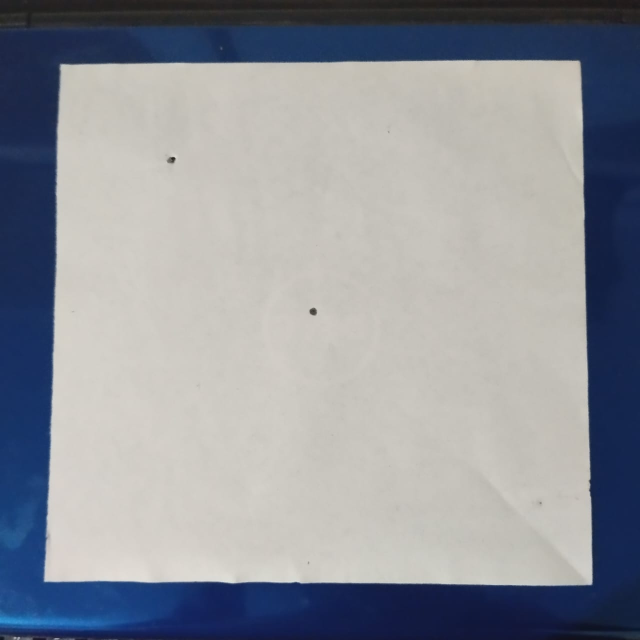
#> input picture images/p_sheet2.jpeg, 1280 x 1280 px, found by its file name (shown at 1/2 size)
$ jupyter execute assd_opencv.ipynb
#> lines starting #> are read from the running program, lines starting #| are printed output that depends on the picture; after the words box and inside, x2 and y2 are one past the last pixel; in counts of white or black regions, pixels touching at a corner belong together; long printed decimals are rounded
#> further down, image is the input picture: shape (1280, 1280, 3); mean B, G, R 154.8, 148.1, 144.9
[cell 1]
import cv2
import numpy as np
import matplotlib.pyplot as plt
import math

[cell 2]
def image_resize(image, width = None, height = None, inter = cv2.INTER_AREA):
#> called with width = 512, height = 512, inter = 3
    dim = None
    (h, w) = image.shape[:2]
#> h = 1280; w = 1280

    if width is None and height is None:
        return image

    if width is None:
        r = height / float(h)
        dim = (int(w * r), height)
    else:
        r = width / float(w)
#> r = 0.4
        dim = (width, int(h * r))
#> dim = (512, 512)

    resized = cv2.resize(image, dim, interpolation = inter)
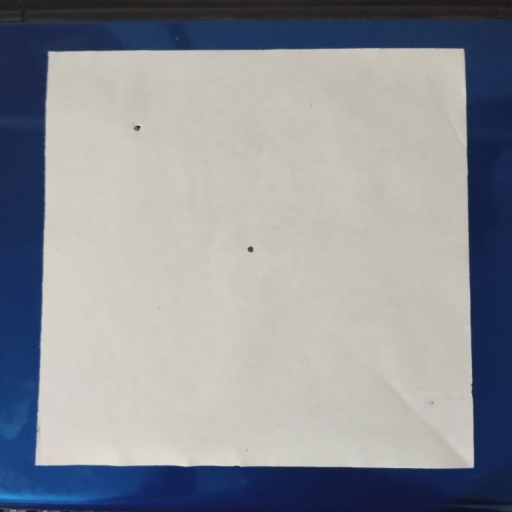
#> resized: shape (512, 512, 3); mean B, G, R 154.8, 148.1, 144.9

    return resized

def map_points(points):
    points = points.reshape((4,2))
    p_new = np.zeros((4,2),dtype = np.float32)

    add = points.sum(1)
    p_new[0] = points[np.argmin(add)]
    p_new[2] = points[np.argmax(add)]

    diff = np.diff(points,axis = 1)
    p_new[1] = points[np.argmin(diff)]
    p_new[3] = points[np.argmax(diff)]

    return p_new

[cell 3]
image = cv2.imread("/content/p_sheet2.jpeg")
image = image_resize(image, 512, 512)
orig = image.copy()

gray = cv2.cvtColor(image,cv2.COLOR_BGR2GRAY)
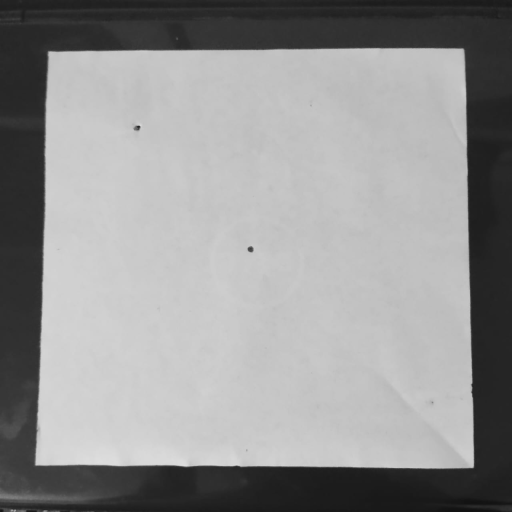
#> gray: shape (512, 512); min 17, max 223, mean 147.9

blurred = cv2.GaussianBlur(gray,(5,5),0)

edged = cv2.Canny(blurred,30,50)
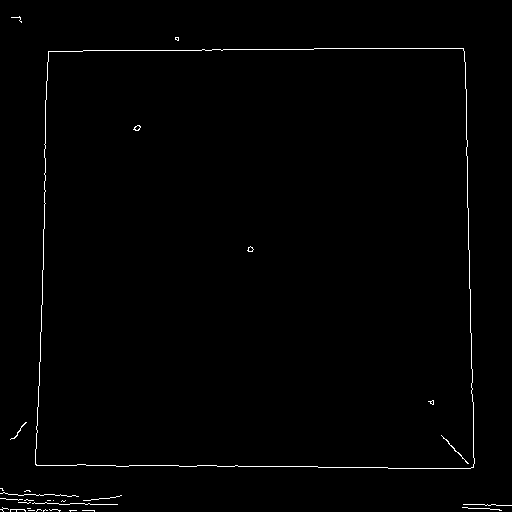
#> edged: shape (512, 512); 0.88% white in thin lines or dots

contours,hierarchy = cv2.findContours(edged, cv2.RETR_LIST, cv2.CHAIN_APPROX_SIMPLE)
#> contours = 35 contours, 32 with area under 20; largest, box (x1, y1, x2, y2) and area: (35, 48, 475, 469) 178024, (35, 48, 475, 469) 178020, (133, 125, 141, 131) 24

contours = sorted(contours,key = cv2.contourArea, reverse = True)

for c in contours:
    p=cv2.arcLength(c,True)
    approx=cv2.approxPolyDP(c,0.02*p,True)

    if len(approx) == 4:
        target = approx
        break
#> this loop made 1 pass
#> (p, target) on pass 1: (1711.1, [[463, 48], [48, 51], [35, 464], [473, 467]])
approx = map_points(target)
#> in map_points, `points = points.reshape((4,2))`: points = [[463, 48], [48, 51], [35, 464], [473, 467]]
#> in map_points, `add = points.sum(1)`: add = [511, 99, 499, 940]
#> in map_points, `diff = np.diff(points,axis = 1)`: diff = [-415, 3, 429, -6]
#> approx = [[48, 51], [463, 48], [473, 467], [35, 464]]

output_dim = np.float32([[0,0],[512,0],[512,512],[0,512]])

transform_matrix = cv2.getPerspectiveTransform(approx, output_dim)
#> transform_matrix = [[1.26, 0.0397, -62.61], [0.00954, 1.32, -67.75], [3.54e-05, 0.000136, 1]]
output = cv2.warpPerspective(orig, transform_matrix, (512,512))
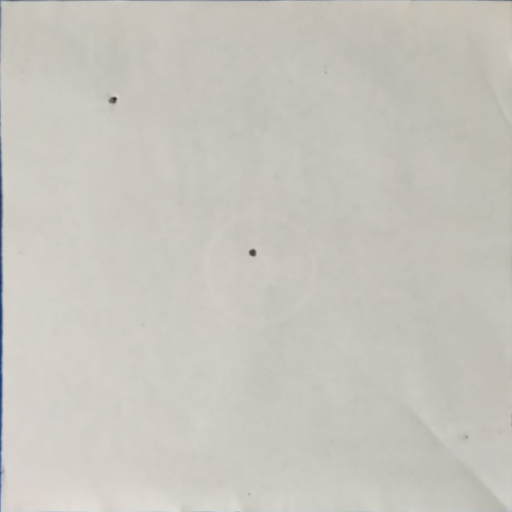
#> output: shape (512, 512, 3); mean B, G, R 189.9, 196.9, 200

new_img = cv2.cvtColor(output, cv2.COLOR_BGR2GRAY)

_, threshold = cv2.threshold(new_img, 127, 255, cv2.THRESH_BINARY)
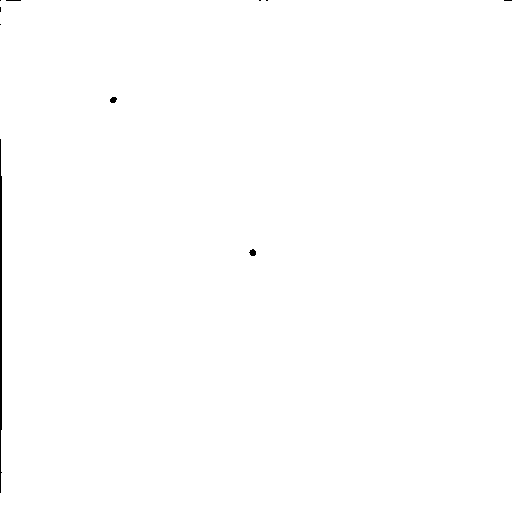
#> threshold: shape (512, 512); 99.7% white; 10 black regions (7 under 20 px), largest, box (x1, y1, x2, y2) and area: (0, 139, 2, 493) 609, (249, 249, 256, 256) 36, (110, 97, 117, 103) 33
th2 = cv2.adaptiveThreshold(new_img, 255, cv2.ADAPTIVE_THRESH_GAUSSIAN_C, cv2.THRESH_BINARY, 11, 2)
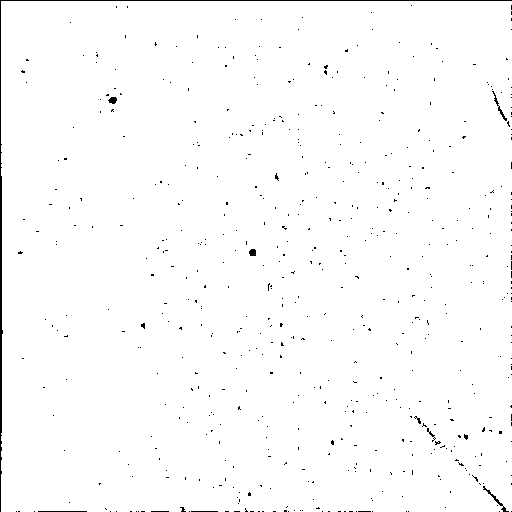
#> th2: shape (512, 512); 98.8% white; black in thin lines or dots

plt.imshow(threshold, cmap="gray")

[cell 4]
contours, hierarchy = cv2.findContours(threshold, cv2.RETR_TREE, cv2.CHAIN_APPROX_SIMPLE)
#> contours = 3 contours; box (x1, y1, x2, y2) and area: (0, 0, 512, 512) 260479, (248, 248, 257, 257) 46, (109, 96, 118, 104) 42
font = cv2.FONT_HERSHEY_COMPLEX
points = []
for c in contours:
        # if cv2.contourArea(c) <= 50 :
        #     continue
        x,y,w,h = cv2.boundingRect(c)
        cv2.rectangle(output, (x, y), (x + w, y + h), (0, 255,0), 2)
        string = "(" + str(x) + ", " + str(y) + ")"
        center = (x,y)
        cv2.putText(output, string, (x, y), font, 1, (255, 0, 0))
        print (center)
        points.append(center)
#> this loop made 3 passes
#> (x, y, w, h) on passes 1 to 3: (0, 0, 512, 512), (248, 248, 9, 9), (109, 96, 9, 8)
#| (0, 0)
#| (248, 248)
#| (109, 96)
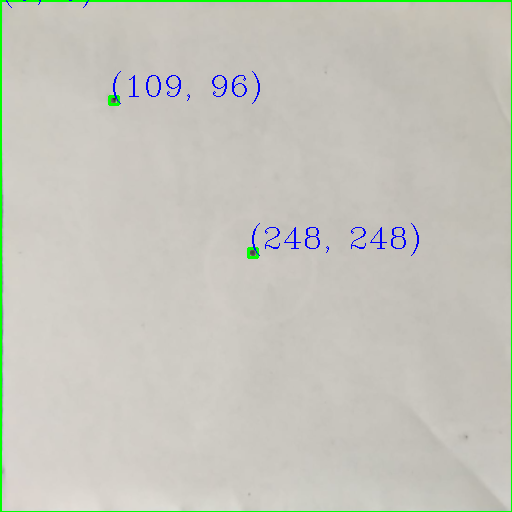
#> output: shape (512, 512, 3); 1.69% of pixels changed, all inside (x1, y1, x2, y2) = (0, 0, 512, 512)
#> after the loop, points = [(0, 0), (248, 248), (109, 96)]

print(points)
#| [(0, 0), (248, 248), (109, 96)]
cv2.line(output,points[1],points[2],(255,255,0),2)
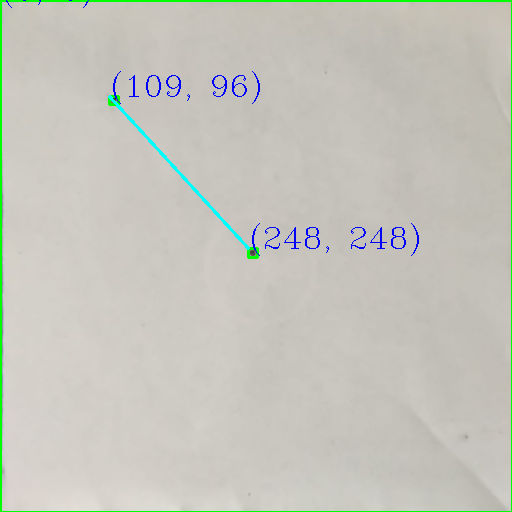
#> output: shape (512, 512, 3); 0.25% of pixels changed, all inside (x1, y1, x2, y2) = (108, 95, 250, 250)
print(f"distance = {math.dist(points[1], points[2])}")
#| distance = 205.973
plt.imshow(output)

$ run again, with images/p_sheet1.jpeg copied over images/p_sheet2.jpeg
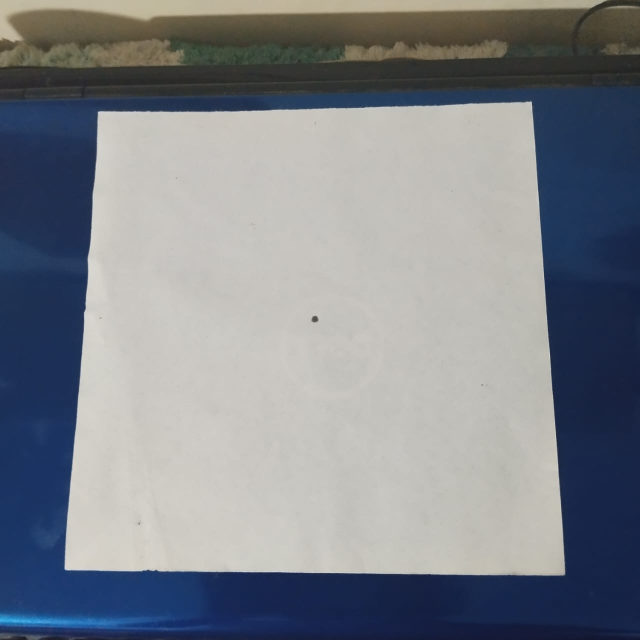
#> input picture images/p_sheet1.jpeg, 1280 x 1280 px, found by its file name (shown at 1/2 size)
#> image is the input picture: shape (1280, 1280, 3); mean B, G, R 138, 131.2, 126.9
#> `edged = cv2.Canny(blurred,30,50)`:
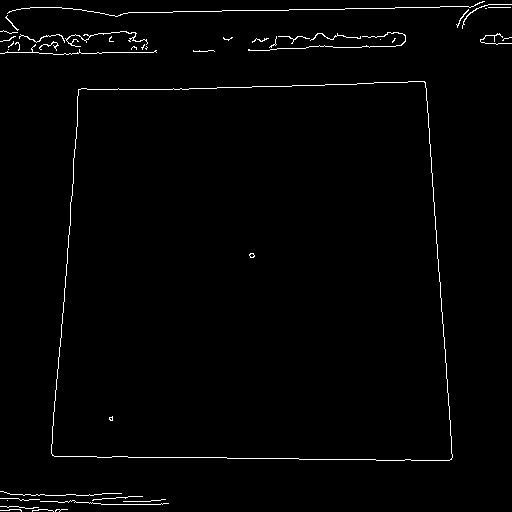
#> edged: shape (512, 512); 1.4% white in thin lines or dots
#> `contours,hierarchy = cv2.findContours(edged, cv2.RETR_LIST, cv2.CHAIN_..`: contours = 47 contours, 44 with area under 20; largest, box (x1, y1, x2, y2) and area: (51, 81, 453, 461) 138924, (51, 81, 453, 461) 138920, (65, 31, 148, 47) 29
#> the loop `for c in contours:` made 1 pass
#> (p, target) on pass 1: (1523.4, [[424, 81], [78, 89], [52, 455], [451, 459]])
#> in map_points, `points = points.reshape((4,2))`: points = [[424, 81], [78, 89], [52, 455], [451, 459]]
#> add = [505, 167, 507, 910]
#> diff = [-343, 11, 403, 8]
#> `approx = map_points(target)`: approx = [[78, 89], [424, 81], [451, 459], [52, 455]]
#> transform_matrix = [[1.6, 0.114, -135], [0.039, 1.69, -153.3], [0.000105, 0.000438, 1]]
#> threshold: shape (512, 512); 99.3% white; 5 black regions (1 under 20 px), largest, box (x1, y1, x2, y2) and area: (26, 0, 507, 4) 1154, (0, 14, 2, 178) 280, (0, 183, 2, 371) 270, (258, 249, 264, 256) 34
#> th2: shape (512, 512); 98.8% white; 564 black regions (560 under 20 px)
#> `contours, hierarchy = cv2.findContours(threshold, cv2.RETR_TREE, cv2.C..`: contours = 2 contours; box (x1, y1, x2, y2) and area: (0, 0, 512, 512) 259416, (257, 248, 265, 257) 44
#> the loop `for c in contours:` made 2 passes
#> (x, y, w, h) on passes 1 to 2: (0, 0, 512, 512), (257, 248, 8, 9)
#> (printed output is left out)
#> after the loop `for c in contours:`:
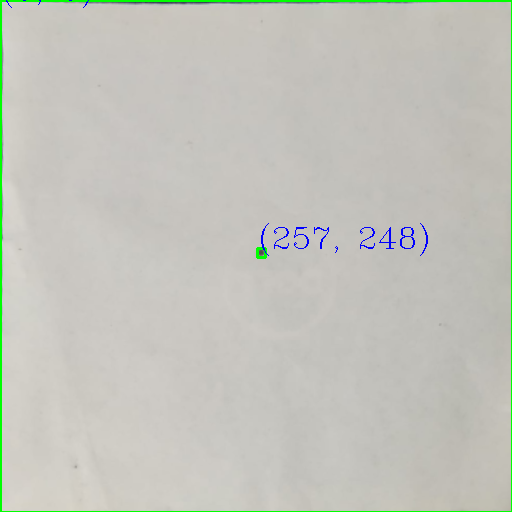
#> output: shape (512, 512, 3); mean B, G, R 187.7, 195.7, 194.8
#> after the loop `for c in contours:`: points = [(0, 0), (257, 248)]
#| [(0, 0), (257, 248)]

$ run again, with images/capture1.jpeg copied over images/p_sheet2.jpeg
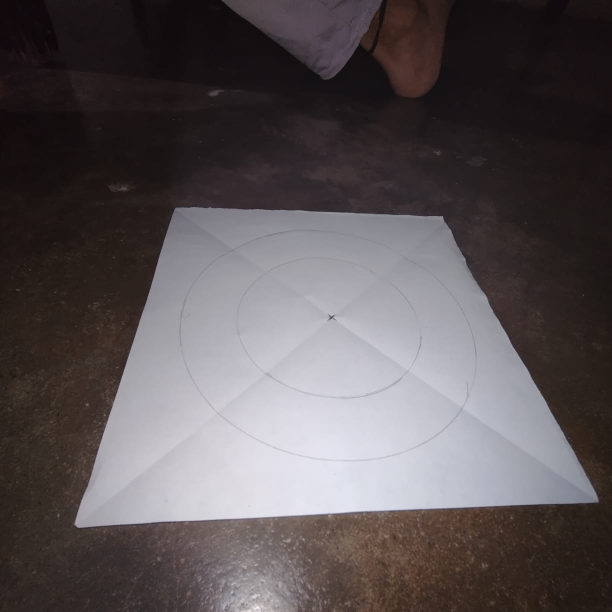
#> input picture images/capture1.jpeg, 1224 x 1224 px, found by its file name (shown at 1/2 size)
#> image is the input picture: shape (1224, 1224, 3); mean B, G, R 85.4, 83.5, 90.3
#> `edged = cv2.Canny(blurred,30,50)`:
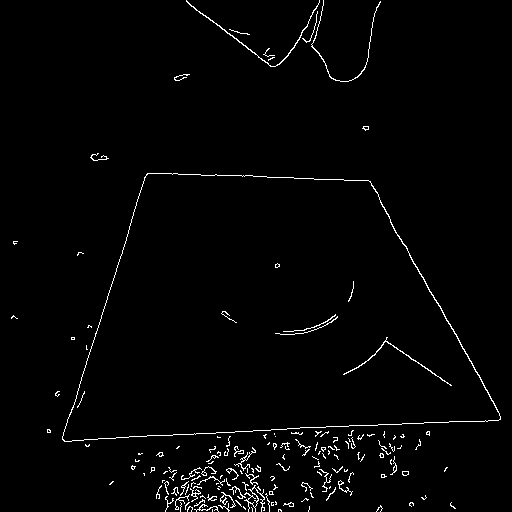
#> edged: shape (512, 512); 1.8% white in thin lines or dots
#> `contours,hierarchy = cv2.findContours(edged, cv2.RETR_LIST, cv2.CHAIN_..`: contours = 187 contours, 177 with area under 20; largest, box (x1, y1, x2, y2) and area: (62, 173, 501, 442) 83982, (62, 173, 501, 442) 83850, (186, 0, 320, 67) 94, (343, 337, 452, 386) 64, (311, 0, 381, 82) 36
#> the loop `for c in contours:` made 1 pass
#> (p, target) on pass 1: (1272.3, [[62, 439], [500, 416], [370, 181], [147, 173]])
#> in map_points, `points = points.reshape((4,2))`: points = [[62, 439], [500, 416], [370, 181], [147, 173]]
#> add = [501, 916, 551, 320]
#> diff = [377, -84, -189, 26]
#> `approx = map_points(target)`: approx = [[147, 173], [370, 181], [500, 416], [62, 439]]
#> transform_matrix = [[5.18, 1.65, -1047.1], [-0.347, 9.68, -1623.3], [-0.00117, 0.00947, 1]]
#> threshold: shape (512, 512); 96.4% white; 31 black regions (22 under 20 px), largest, box (x1, y1, x2, y2) and area: (0, 0, 180, 116) 6175, (499, 54, 512, 348) 1563, (463, 0, 512, 58) 1078
#> th2: shape (512, 512); 97.3% white; black in thin lines or dots
#> `contours, hierarchy = cv2.findContours(threshold, cv2.RETR_TREE, cv2.C..`: contours = 8 contours, 6 with area under 20; largest, box (x1, y1, x2, y2) and area: (0, 0, 512, 512) 251638, (256, 262, 264, 270) 30
#> the loop `for c in contours:` made 8 passes
#> (x, y, w, h) on passes 1, 2, 3, 5, 7, 8: (0, 97, 4, 7), (0, 0, 512, 512), (256, 262, 8, 8), (66, 79, 3, 4), (131, 6, 4, 3), (151, 5, 4, 3)
#> (printed output is left out)
#> after the loop `for c in contours:`: points = [(0, 97), (0, 0), (256, 262), (16, 98), (66, 79), (65, 78), (131, 6), (151, 5)]
#| [(0, 97), (0, 0), (256, 262), (16, 98), (66, 79), (65, 78), (131, 6), (151, 5)]
#> `cv2.line(output,points[1],points[2],(255,255,0),2)`:
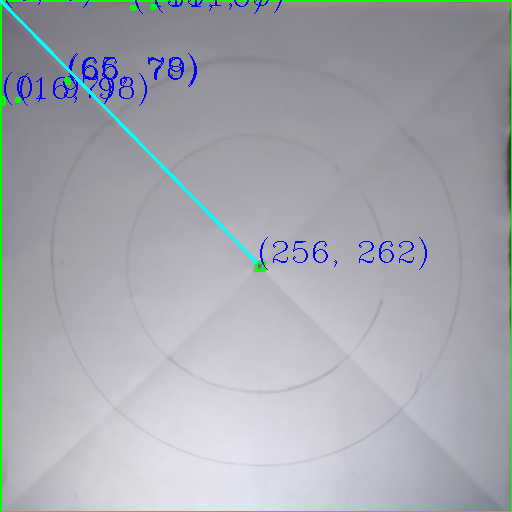
#> output: shape (512, 512, 3); mean B, G, R 175.1, 167.8, 164
#| distance = 366.306
